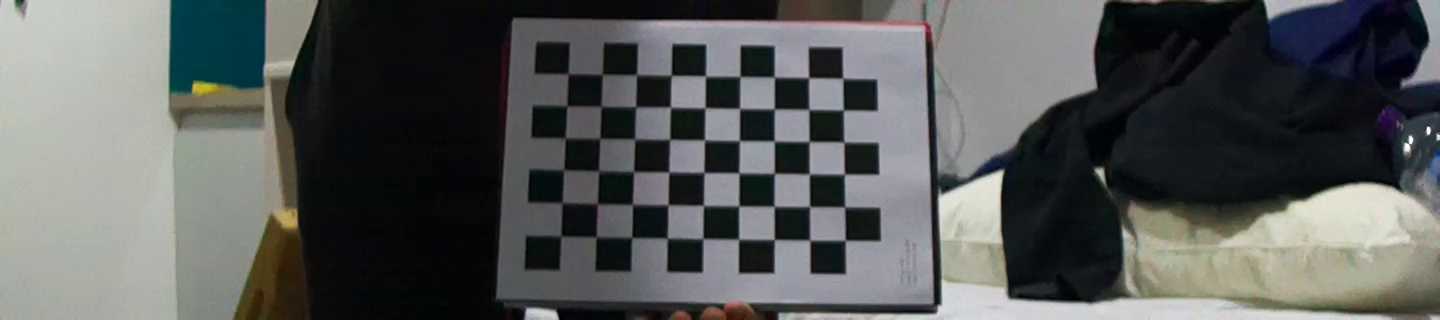
#> input picture peripheral_code/Reconstruct3DModelDevelopment/archive/calibration/image/calib_img_0.jpeg, 1440 x 320 px; its folder holds only this picture in this run
$ jupyter execute calibration.ipynb
#> lines starting #> are read from the running program, lines starting #| are printed output that depends on the picture; after the words box and inside, x2 and y2 are one past the last pixel; in counts of white or black regions, pixels touching at a corner belong together; long printed decimals are rounded
## Obtain corners from calib images

[cell 1]
import numpy as np
import cv2
import glob

[cell 2]
criteria = (cv2.TERM_CRITERIA_EPS + cv2.TERM_CRITERIA_MAX_ITER, 30, 0.001)
criteria

[cell 3]
objp = np.zeros((6*9,3), np.float32)
objp[:,:2] = np.mgrid[0:9,0:6].T.reshape(-1,2)
objp *= 24

[cell 4]
objpoints = []
imgpoints = []

[cell 5]
images = glob.glob('./image/*.jpeg')
images

[cell 6]
for fname in images:
    img = cv2.imread(fname)
#> img is the input picture: shape (320, 1440, 3); mean B, G, R 89.4, 90.4, 88
    gray = cv2.cvtColor(img, cv2.COLOR_BGR2GRAY)
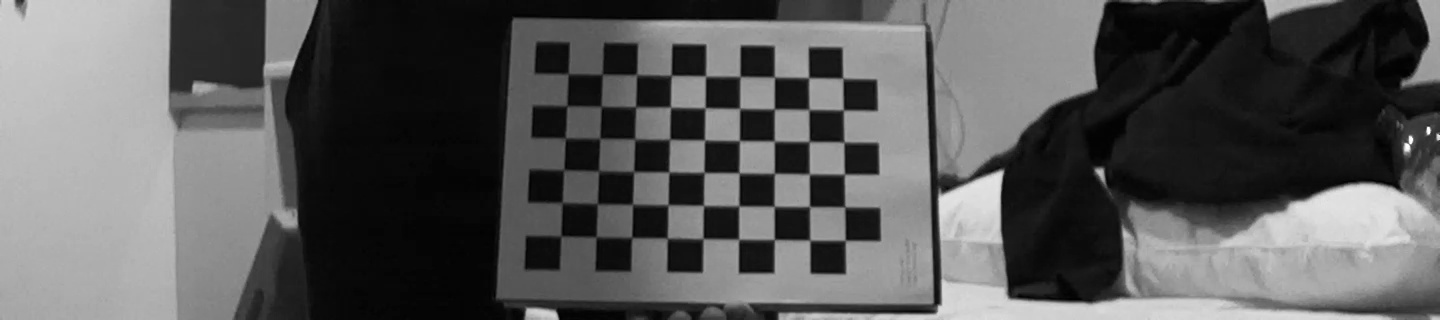
#> gray: shape (320, 1440); min 0, max 255, mean 89.6

    ret, corners = cv2.findChessboardCorners(gray, (9,6), None)
#> ret = True; corners = 54 rows, first 8: [568, 74], [603.4, 73.25], [637, 74.5], [671.5, 76], [706.2, 75.34], [740.8, 74.65], [775.1, 76.02], [808.5, 77.5]

    if ret:
        objpoints.append(objp)
        corners2 = cv2.cornerSubPix(gray, corners, (11,11), (-1,-1), criteria)
#> corners2 = 54 rows, first 8: [568.2, 73.84], [602.3, 74.32], [636.6, 74.65], [671.3, 75.41], [705.5, 76.1], [740, 76.51], [774.3, 77.05], [808.7, 77.69]
        imgpoints.append(corners2)

        cv2.drawChessboardCorners(img, (9,6), corners2, ret)
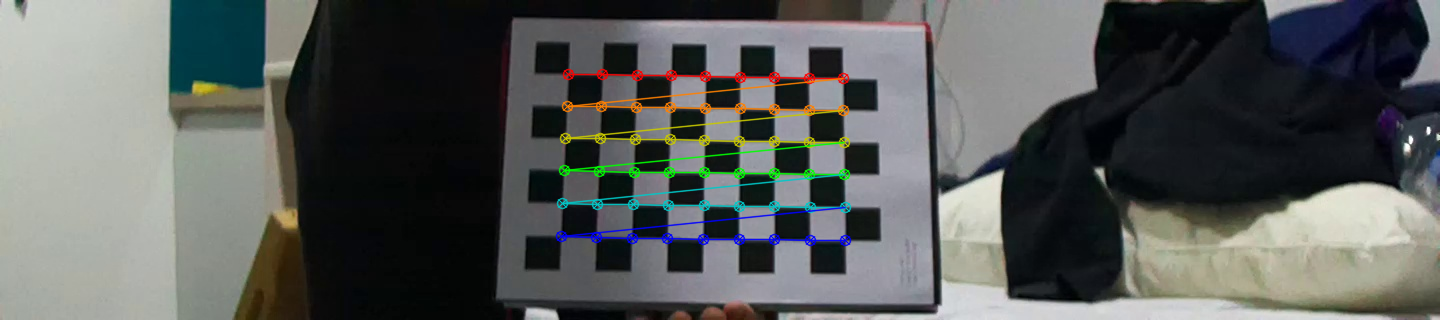
#> img: shape (320, 1440, 3); 2.87% of pixels changed, all inside (x1, y1, x2, y2) = (555, 68, 852, 247)

        cv2.imwrite(fname.split('\\')[-1], img)

        cv2.imshow('img', img)
        cv2.waitKey(0)
cv2.destroyAllWindows()

[cell 7]
ret, mtx, dist, rvec, tvec = cv2.calibrateCamera(objpoints, imgpoints, gray.shape[::-1], None, None)
#> ret = 0.187; mtx = [[1773.3, 0, 749.7], [0, 1788.8, 157.2], [0, 0, 1]]; dist = [[0.656, -153.7, -0.0243, -0.0078, 5915.6]]; rvec = ([-0.401, -0.0198, 0.0101],); tvec = ([-126.7, -57.25, 1238.7],)

[cell 8]
for fname in images:
    img = cv2.imread(fname)
    # h, w = img.shape[:2]
    # newcameramtx, roi = cv2.getOptimalNewCameraMatrix(mtx, dist, (w,h), 1, (w,h))
    dst = cv2.undistort(img, mtx, dist, None) #, newcameramtx
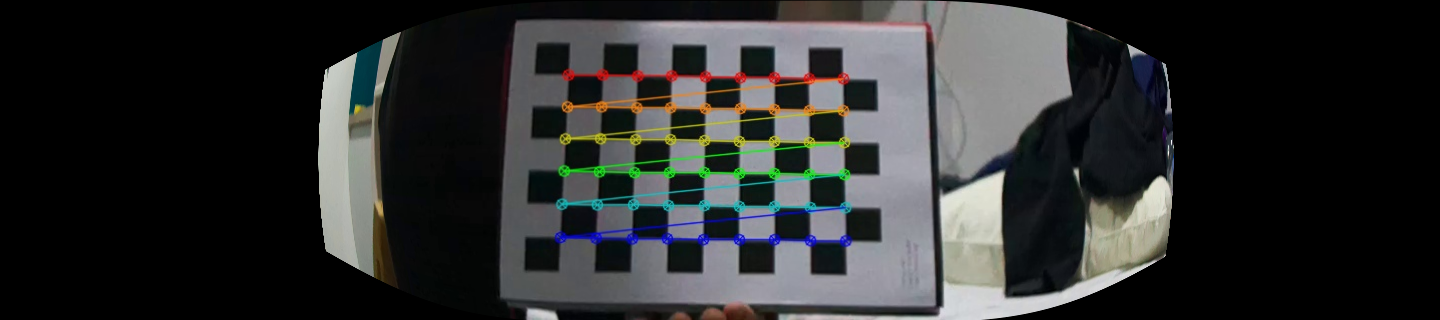
#> dst: shape (320, 1440, 3); mean B, G, R 46.3, 46.5, 45.3
    #x, y, w, h = roi
    #dst = dst[y:y+h, x:x+w]
    cv2.imshow('calibrated result', dst)
    name = fname.split('\\')[-1]
    cv2.imwrite(f"./image_calibrated/{name}",dst)
    cv2.waitKey(0)
    cv2.destroyAllWindows()

[cell 9]
mtx
#> Out has the same summary as mtx

[cell 10]
np.save('./calibration.npy', {'mtx': mtx, 'dist':dist})

Obtain focal length using focal len *px size (sensor size in mm/num of pixels)

[cell 11]
px_size = 0.00345 #in mm
mtx[0,0] * px_size , mtx[1,1] * px_size
#> Out = (6.12, 6.17)

Re-projection error

[cell 12]
mean_error = 0
for i in range(len(objpoints)):
    imgpoints2, _ = cv2.projectPoints(objpoints[i], rvec[i], tvec[i], mtx, dist)
    error = cv2.norm(imgpoints[i], imgpoints2, cv2.NORM_L2)/len(imgpoints2)
    mean_error+=error
#> this loop made 1 pass
#> (error, mean_error) on pass 1: (0.0255, 0.0255)
#> after the loop, mean_error = 0.0255
print("total error: {}".format(mean_error/len(objpoints  )))
#| total error: 0.02546

$ run again, on peripheral_code/Reconstruct3DModelDevelopment/archive/calibration/image/calib_img_210.jpeg
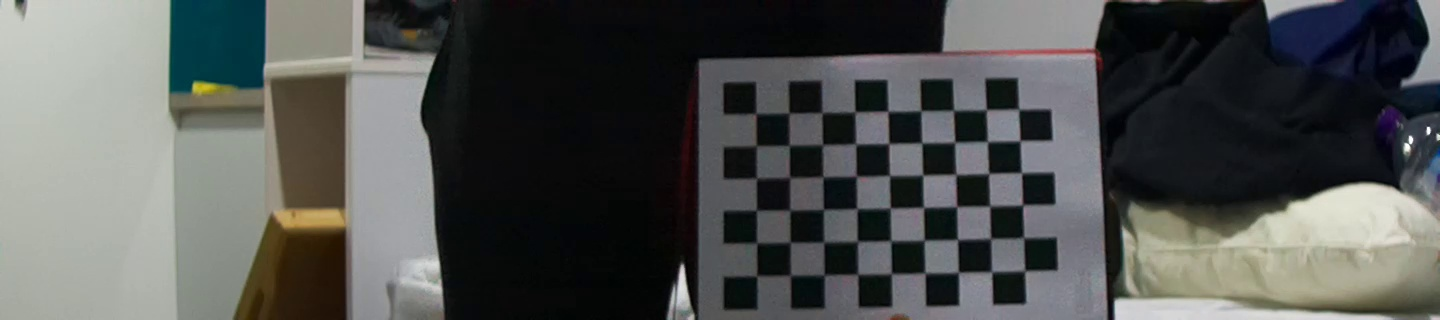
#> input picture peripheral_code/Reconstruct3DModelDevelopment/archive/calibration/image/calib_img_210.jpeg, 1440 x 320 px
#> img is the input picture: shape (320, 1440, 3); mean B, G, R 82.2, 84, 82.1
#> `ret, corners = cv2.findChessboardCorners(gray, (9,6), None)`: ret = True; corners = 54 rows, first 8: [756, 113.5], [789, 113.5], [821.5, 113], [855, 112.5], [888, 111], [921.9, 109.1], [953.3, 108.9], [987.4, 108.4]
#> corners2 = 54 rows, first 8: [755.9, 113.4], [789, 113], [821.9, 112.5], [855, 112.1], [887.9, 111.3], [920.9, 110.7], [953.5, 110.4], [986.3, 109.7]
#> `cv2.drawChessboardCorners(img, (9,6), corners2, ret)`:
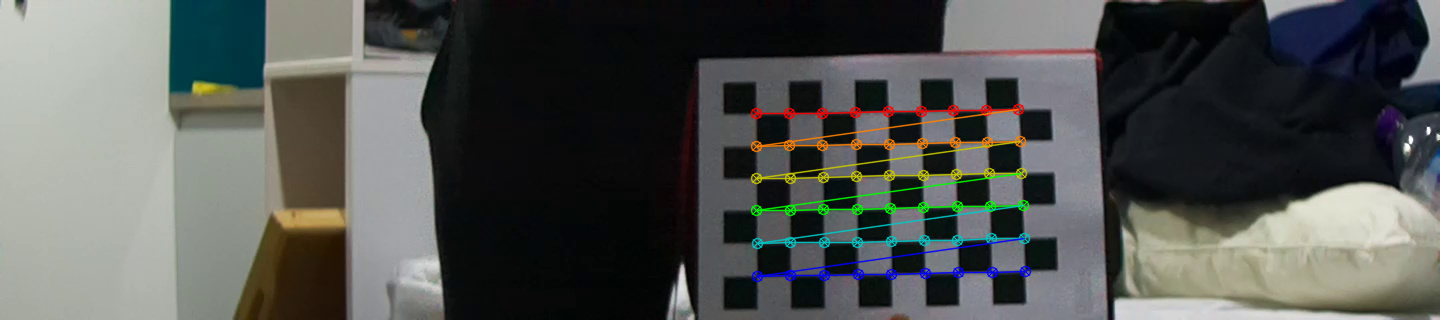
#> img: shape (320, 1440, 3); 2.78% of pixels changed, all inside (x1, y1, x2, y2) = (750, 103, 1032, 283)
#> `ret, mtx, dist, rvec, tvec = cv2.calibrateCamera(objpoints, imgpoints,..`: ret = 0.493; mtx = [[5178.2, 0, 766.2], [0, 4688.5, 211], [0, 0, 1]]; dist = [[5.75, -1973.8, 0.188, 0.101, 22430.4]]; rvec = ([0.0404, -0.393, -0.0207],); tvec = ([-7.23, -72.02, 3438.1],)
#> `dst = cv2.undistort(img, mtx, dist, None)`:
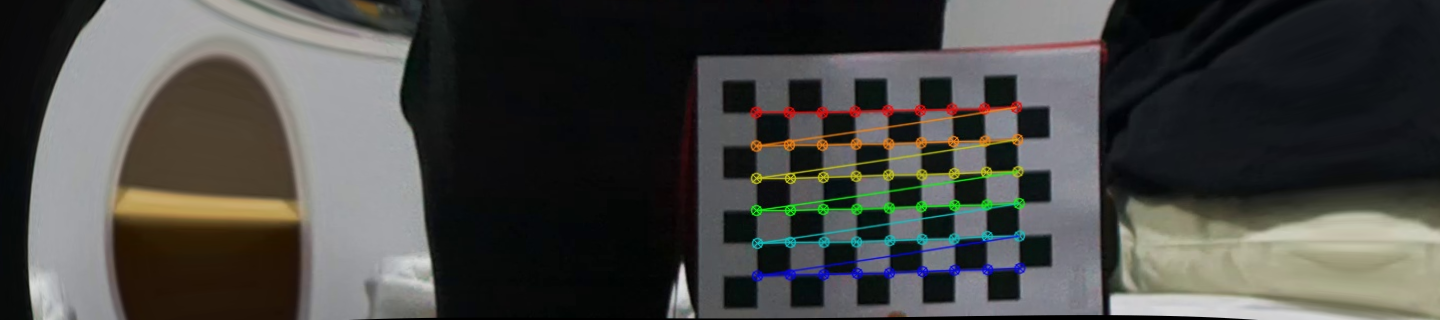
#> dst: shape (320, 1440, 3); mean B, G, R 68.7, 71.6, 71.8
#> `mtx`: Out = [[5178.2, 0, 766.2], [0, 4688.5, 211], [0, 0, 1]]
#> `mtx[0,0] * px_size , mtx[1,1] * px_size`: Out = (17.86, 16.18)
#> the loop `for i in range(len(objpoints)):` made 1 pass
#> (error, mean_error) on pass 1: (0.0671, 0.0671)
#> after the loop `for i in range(len(objpoints)):`: mean_error = 0.0671
#| total error: 0.06714

$ run again, on peripheral_code/Reconstruct3DModelDevelopment/archive/calibration/image/calib_img_240.jpeg
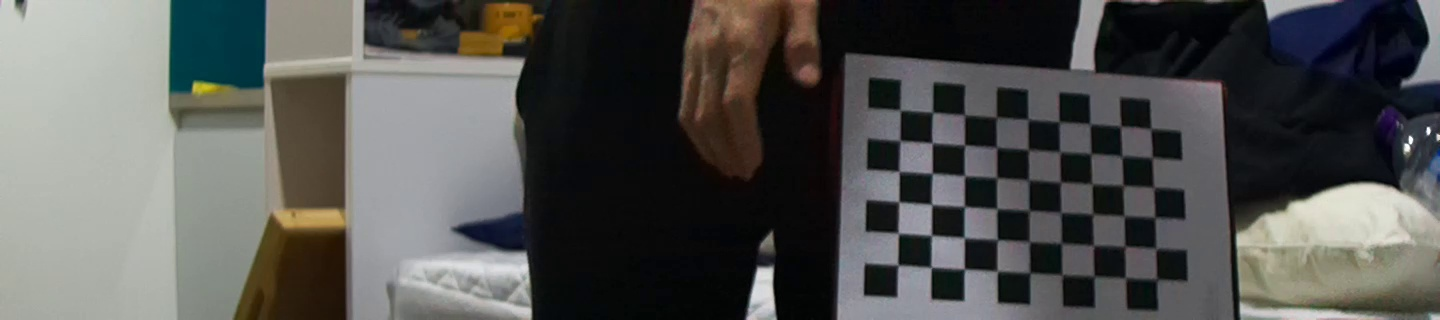
#> input picture peripheral_code/Reconstruct3DModelDevelopment/archive/calibration/image/calib_img_240.jpeg, 1440 x 320 px
#> img is the input picture: shape (320, 1440, 3); mean B, G, R 82.3, 84.4, 84.1
#> `ret, corners = cv2.findChessboardCorners(gray, (9,6), None)`: ret = True; corners = 54 rows, first 8: [899.9, 110.4], [932.5, 112.5], [964.5, 113.2], [997.3, 115.5], [1029, 119], [1060, 122.5], [1090, 124.5], [1121.5, 124.6]
#> corners2 = 54 rows, first 8: [900.1, 110], [932.5, 112.3], [964.4, 114.9], [996.4, 117.2], [1028, 119.1], [1059.1, 121.8], [1089.9, 123.9], [1120.7, 126.1]
#> `cv2.drawChessboardCorners(img, (9,6), corners2, ret)`:
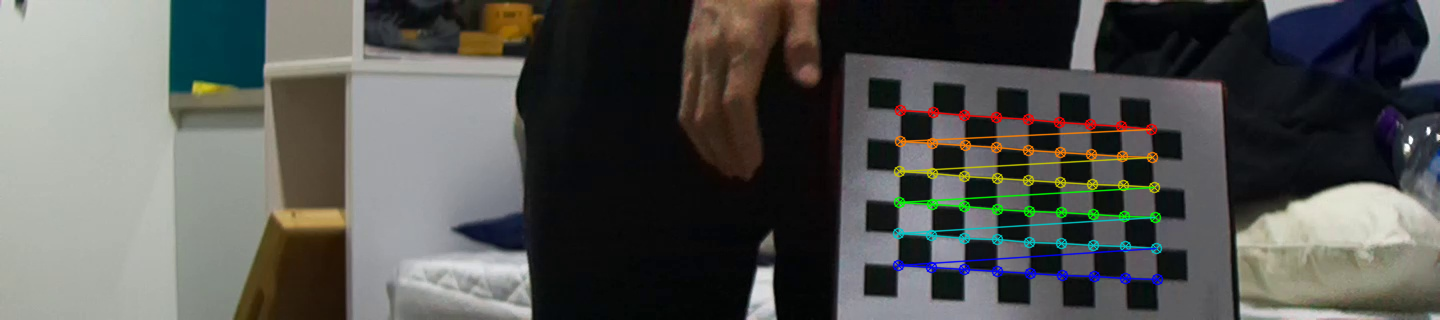
#> img: shape (320, 1440, 3); 2.7% of pixels changed, all inside (x1, y1, x2, y2) = (892, 104, 1164, 286)
#> `ret, mtx, dist, rvec, tvec = cv2.calibrateCamera(objpoints, imgpoints,..`: ret = 0.261; mtx = [[1000.2, 0, 684.7], [0, 969.4, 178.3], [0, 0, 1]]; dist = [[-0.0533, -0.299, -0.027, 0.0232, 0.412]]; rvec = ([-0.267, -0.0846, 0.0731],); tvec = ([157.9, -50.74, 744.1],)
#> `dst = cv2.undistort(img, mtx, dist, None)`:
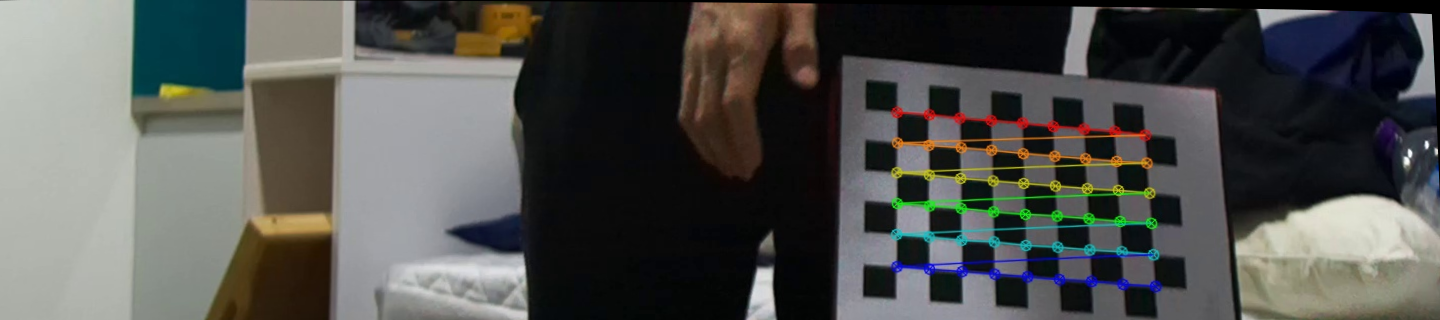
#> dst: shape (320, 1440, 3); mean B, G, R 79.5, 82.3, 81.6
#> `mtx`: Out = [[1000.2, 0, 684.7], [0, 969.4, 178.3], [0, 0, 1]]
#> `mtx[0,0] * px_size , mtx[1,1] * px_size`: Out = (3.45, 3.34)
#> the loop `for i in range(len(objpoints)):` made 1 pass
#> (error, mean_error) on pass 1: (0.0356, 0.0356)
#> after the loop `for i in range(len(objpoints)):`: mean_error = 0.0356
#| total error: 0.03556

$ run again, on peripheral_code/Reconstruct3DModelDevelopment/archive/calibration/image/calib_img_270.jpeg
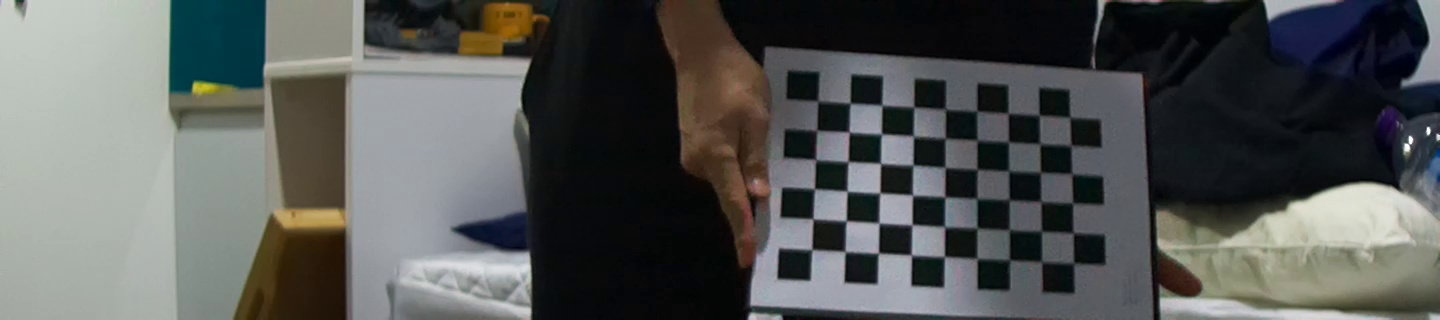
#> input picture peripheral_code/Reconstruct3DModelDevelopment/archive/calibration/image/calib_img_270.jpeg, 1440 x 320 px
#> img is the input picture: shape (320, 1440, 3); mean B, G, R 86.5, 88.1, 85.9
#> `ret, corners = cv2.findChessboardCorners(gray, (9,6), None)`: ret = True; corners = 54 rows, first 8: [818.6, 100.5], [850.7, 101.7], [882.1, 105.1], [913.5, 107.5], [947.8, 109.4], [977.5, 111.5], [1009.1, 114.9], [1039.5, 115.5]
#> corners2 = 54 rows, first 8: [817.9, 100.8], [850.1, 103.3], [881.8, 105.2], [913.8, 107], [945.3, 109.3], [976.8, 111.2], [1008.1, 113.3], [1039.3, 115.3]
#> `cv2.drawChessboardCorners(img, (9,6), corners2, ret)`:
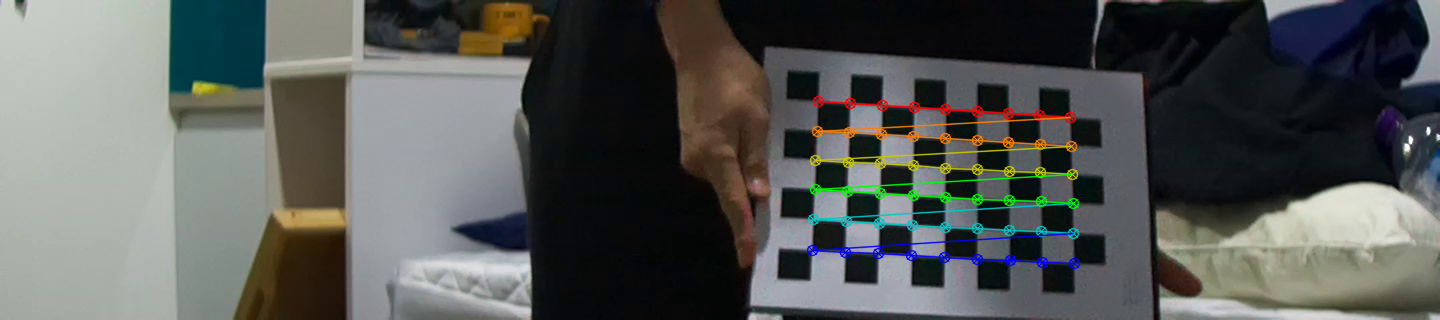
#> img: shape (320, 1440, 3); 2.71% of pixels changed, all inside (x1, y1, x2, y2) = (806, 95, 1081, 270)
#> `ret, mtx, dist, rvec, tvec = cv2.calibrateCamera(objpoints, imgpoints,..`: ret = 0.255; mtx = [[574.7, 0, 672.3], [0, 517.2, 80.77], [0, 0, 1]]; dist = [[-0.0824, 0.0447, -0.00641, 0.0139, -0.0201]]; rvec = ([-0.168, -0.0201, 0.0763],); tvec = ([108.1, 17.06, 428.4],)
#> `dst = cv2.undistort(img, mtx, dist, None)`:
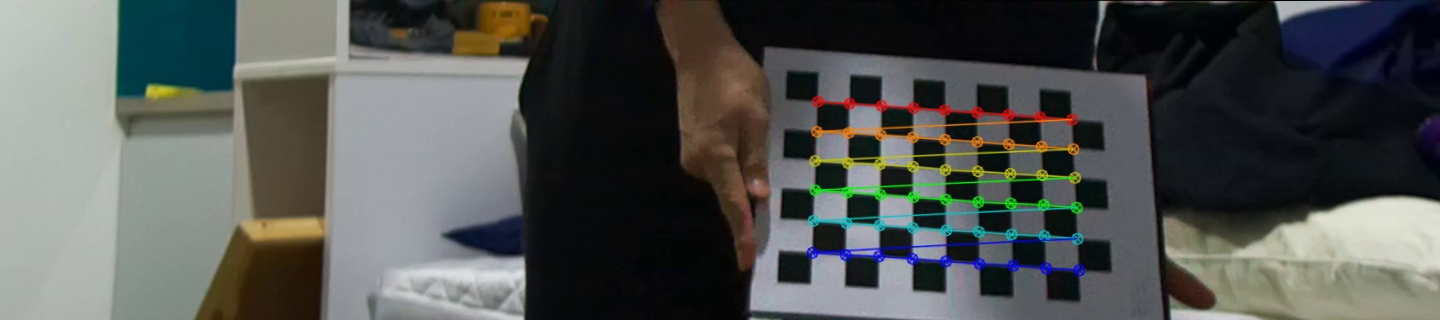
#> dst: shape (320, 1440, 3); mean B, G, R 82.7, 85.1, 82.6
#> `mtx`: Out = [[574.7, 0, 672.3], [0, 517.2, 80.77], [0, 0, 1]]
#> `mtx[0,0] * px_size , mtx[1,1] * px_size`: Out = (1.98, 1.78)
#> the loop `for i in range(len(objpoints)):` made 1 pass
#> (error, mean_error) on pass 1: (0.0347, 0.0347)
#> after the loop `for i in range(len(objpoints)):`: mean_error = 0.0347
#| total error: 0.03466
